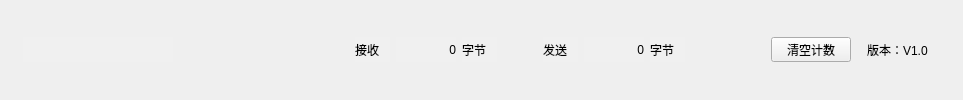
         <widget class="QWidget" name="widget_2" native="true">
          <layout class="QHBoxLayout" name="horizontalLayout_7">
           <item>
            <spacer name="horizontalSpacer_7">
             <property name="orientation">
              <enum>Qt::Horizontal</enum>
             </property>
             <property name="sizeHint" stdset="0">
              <size>
               <width>12</width>
               <height>20</height>
              </size>
             </property>
            </spacer>
           </item>
           <item>
            <widget class="QLabel" name="stateLabel">
             <property name="minimumSize">
              <size>
               <width>150</width>
               <height>25</height>
              </size>
             </property>
             <property name="maximumSize">
              <size>
               <width>150</width>
               <height>25</height>
              </size>
             </property>
             <property name="font">
              <font>
               <pointsize>10</pointsize>
               <weight>75</weight>
               <bold>true</bold>
              </font>
             </property>
             <property name="styleSheet">
              <string notr="true">background-color: rgb(240, 240, 240);</string>
             </property>
             <property name="text">
              <string/>
             </property>
             <property name="alignment">
              <set>Qt::AlignCenter</set>
             </property>
            </widget>
           </item>
           <item>
            <widget class="QLabel" name="autoSendLabel">
             <property name="sizePolicy">
              <sizepolicy hsizetype="Fixed" vsizetype="Fixed">
               <horstretch>0</horstretch>
               <verstretch>0</verstretch>
              </sizepolicy>
             </property>
             <property name="minimumSize">
              <size>
               <width>150</width>
               <height>25</height>
              </size>
             </property>
             <property name="maximumSize">
              <size>
               <width>150</width>
               <height>25</height>
              </size>
             </property>
             <property name="font">
              <font>
               <pointsize>10</pointsize>
               <weight>75</weight>
               <bold>true</bold>
              </font>
             </property>
             <property name="text">
              <string/>
             </property>
            </widget>
           </item>
           <item>
            <spacer name="horizontalSpacer">
             <property name="orientation">
              <enum>Qt::Horizontal</enum>
             </property>
             <property name="sizeType">
              <enum>QSizePolicy::Preferred</enum>
             </property>
             <property name="sizeHint" stdset="0">
              <size>
               <width>20</width>
               <height>20</height>
              </size>
             </property>
            </spacer>
           </item>
           <item>
            <widget class="QLabel" name="label_12">
             <property name="sizePolicy">
              <sizepolicy hsizetype="Fixed" vsizetype="Fixed">
               <horstretch>0</horstretch>
               <verstretch>0</verstretch>
              </sizepolicy>
             </property>
             <property name="minimumSize">
              <size>
               <width>35</width>
               <height>25</height>
              </size>
             </property>
             <property name="maximumSize">
              <size>
               <width>35</width>
               <height>25</height>
              </size>
             </property>
             <property name="styleSheet">
              <string notr="true">background-color: rgb(240, 240, 240);</string>
             </property>
             <property name="text">
              <string>接收</string>
             </property>
            </widget>
           </item>
           <item>
            <widget class="QLabel" name="sRNumLabel_2">
             <property name="sizePolicy">
              <sizepolicy hsizetype="Fixed" vsizetype="Fixed">
               <horstretch>0</horstretch>
               <verstretch>0</verstretch>
              </sizepolicy>
             </property>
             <property name="minimumSize">
              <size>
               <width>60</width>
               <height>25</height>
              </size>
             </property>
             <property name="maximumSize">
              <size>
               <width>60</width>
               <height>25</height>
              </size>
             </property>
             <property name="styleSheet">
              <string notr="true">background-color: rgb(240, 240, 240);</string>
             </property>
             <property name="text">
              <string>0</string>
             </property>
             <property name="alignment">
              <set>Qt::AlignRight|Qt::AlignTrailing|Qt::AlignVCenter</set>
             </property>
            </widget>
           </item>
           <item>
            <widget class="QLabel" name="label_13">
             <property name="sizePolicy">
              <sizepolicy hsizetype="Fixed" vsizetype="Fixed">
               <horstretch>0</horstretch>
               <verstretch>0</verstretch>
              </sizepolicy>
             </property>
             <property name="minimumSize">
              <size>
               <width>35</width>
               <height>25</height>
              </size>
             </property>
             <property name="maximumSize">
              <size>
               <width>35</width>
               <height>25</height>
              </size>
             </property>
             <property name="styleSheet">
              <string notr="true">background-color: rgb(240, 240, 240);</string>
             </property>
             <property name="text">
              <string>字节</string>
             </property>
            </widget>
           </item>
           <item>
            <spacer name="horizontalSpacer_3">
             <property name="orientation">
              <enum>Qt::Horizontal</enum>
             </property>
             <property name="sizeType">
              <enum>QSizePolicy::Preferred</enum>
             </property>
             <property name="sizeHint" stdset="0">
              <size>
               <width>40</width>
               <height>20</height>
              </size>
             </property>
            </spacer>
           </item>
           <item>
            <widget class="QLabel" name="label_14">
             <property name="sizePolicy">
              <sizepolicy hsizetype="Fixed" vsizetype="Fixed">
               <horstretch>0</horstretch>
               <verstretch>0</verstretch>
              </sizepolicy>
             </property>
             <property name="minimumSize">
              <size>
               <width>35</width>
               <height>25</height>
              </size>
             </property>
             <property name="maximumSize">
              <size>
               <width>35</width>
               <height>25</height>
              </size>
             </property>
             <property name="styleSheet">
              <string notr="true">background-color: rgb(240, 240, 240);</string>
             </property>
             <property name="text">
              <string>发送</string>
             </property>
            </widget>
           </item>
           <item>
            <widget class="QLabel" name="sTNumLabel">
             <property name="sizePolicy">
              <sizepolicy hsizetype="Fixed" vsizetype="Fixed">
               <horstretch>0</horstretch>
               <verstretch>0</verstretch>
              </sizepolicy>
             </property>
             <property name="minimumSize">
              <size>
               <width>60</width>
               <height>25</height>
              </size>
             </property>
             <property name="maximumSize">
              <size>
               <width>60</width>
               <height>25</height>
              </size>
             </property>
             <property name="styleSheet">
              <string notr="true">background-color: rgb(240, 240, 240);</string>
             </property>
             <property name="text">
              <string>0</string>
             </property>
             <property name="alignment">
              <set>Qt::AlignRight|Qt::AlignTrailing|Qt::AlignVCenter</set>
             </property>
            </widget>
           </item>
           <item>
            <widget class="QLabel" name="label_15">
             <property name="sizePolicy">
              <sizepolicy hsizetype="Fixed" vsizetype="Fixed">
               <horstretch>0</horstretch>
               <verstretch>0</verstretch>
              </sizepolicy>
             </property>
             <property name="minimumSize">
              <size>
               <width>35</width>
               <height>25</height>
              </size>
             </property>
             <property name="maximumSize">
              <size>
               <width>35</width>
               <height>25</height>
              </size>
             </property>
             <property name="styleSheet">
              <string notr="true">background-color: rgb(240, 240, 240);</string>
             </property>
             <property name="text">
              <string>字节</string>
             </property>
            </widget>
           </item>
           <item>
            <spacer name="horizontalSpacer_4">
             <property name="orientation">
              <enum>Qt::Horizontal</enum>
             </property>
             <property name="sizeType">
              <enum>QSizePolicy::Preferred</enum>
             </property>
             <property name="sizeHint" stdset="0">
              <size>
               <width>80</width>
               <height>20</height>
              </size>
             </property>
            </spacer>
           </item>
           <item>
            <widget class="QPushButton" name="sNumClearBtn">
             <property name="sizePolicy">
              <sizepolicy hsizetype="Fixed" vsizetype="Fixed">
               <horstretch>0</horstretch>
               <verstretch>0</verstretch>
              </sizepolicy>
             </property>
             <property name="minimumSize">
              <size>
               <width>80</width>
               <height>25</height>
              </size>
             </property>
             <property name="maximumSize">
              <size>
               <width>80</width>
               <height>25</height>
              </size>
             </property>
             <property name="text">
              <string>清空计数</string>
             </property>
            </widget>
           </item>
           <item>
            <spacer name="horizontalSpacer_6">
             <property name="orientation">
              <enum>Qt::Horizontal</enum>
             </property>
             <property name="sizeType">
              <enum>QSizePolicy::Preferred</enum>
             </property>
             <property name="sizeHint" stdset="0">
              <size>
               <width>10</width>
               <height>20</height>
              </size>
             </property>
            </spacer>
           </item>
           <item>
            <widget class="QLabel" name="label_16">
             <property name="sizePolicy">
              <sizepolicy hsizetype="Fixed" vsizetype="Fixed">
               <horstretch>0</horstretch>
               <verstretch>0</verstretch>
              </sizepolicy>
             </property>
             <property name="minimumSize">
              <size>
               <width>85</width>
               <height>25</height>
              </size>
             </property>
             <property name="maximumSize">
              <size>
               <width>85</width>
               <height>25</height>
              </size>
             </property>
             <property name="text">
              <string>版本：V1.0</string>
             </property>
            </widget>
           </item>
          </layout>
         </widget>
